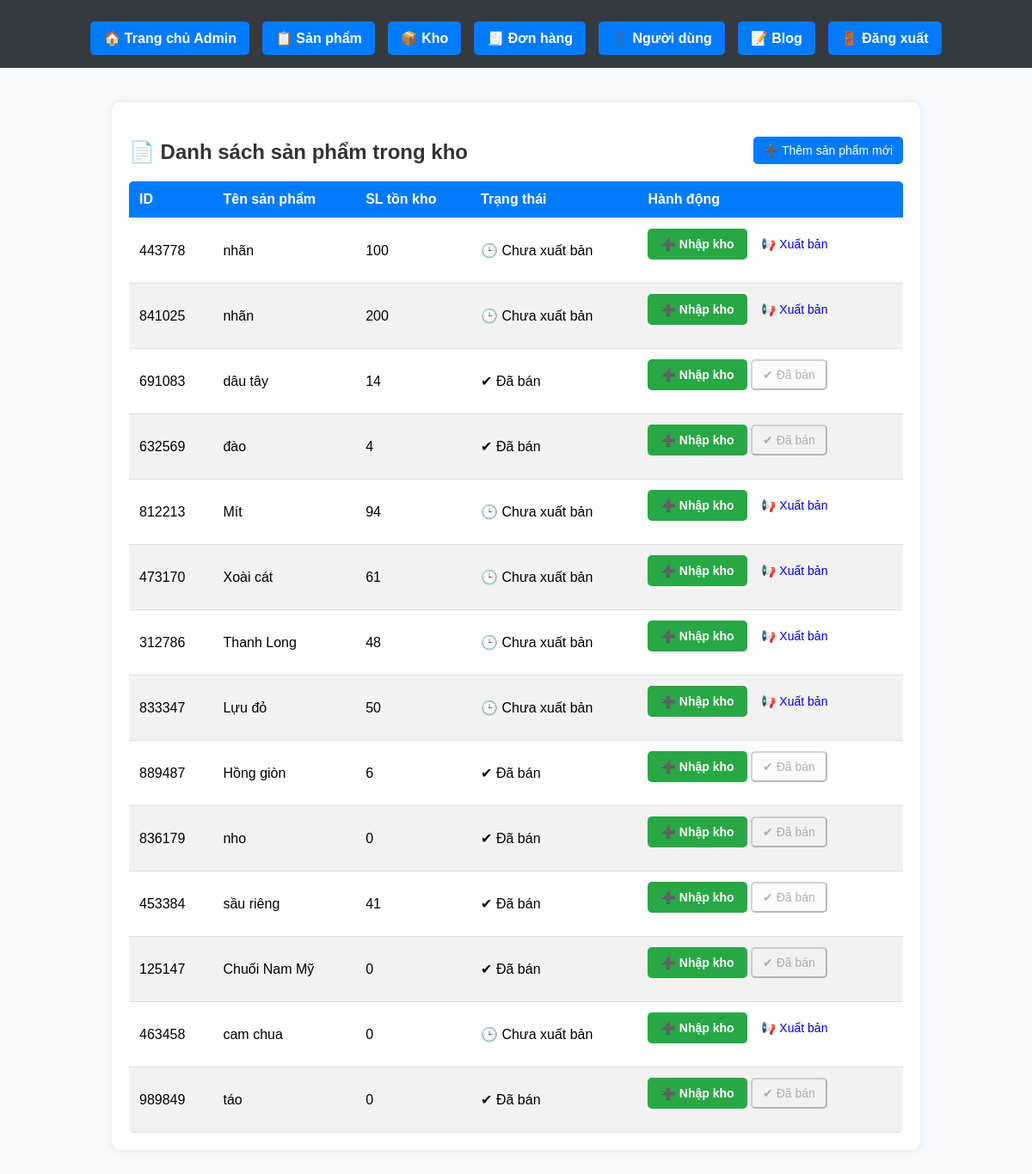
The app's page /admin/manage_inventory.php (signed in) with its own data.
### tables this page shows
CREATE TABLE `products` (
  `product_id` int(6) NOT NULL,
  `name` varchar(255) NOT NULL,
  `selling_price` decimal(10,2) DEFAULT NULL,
  `description` text DEFAULT NULL,
  `category` varchar(100) NOT NULL DEFAULT 'Chung',
  `discount` decimal(5,2) NOT NULL DEFAULT 0.00,
  `image_url` varchar(255) DEFAULT NULL,
  `created_at` timestamp NOT NULL DEFAULT current_timestamp(),
  `visibility` enum('public','private') DEFAULT 'public',
  `stock_quantity` int(11) DEFAULT 0,
  `unit` varchar(10) NOT NULL DEFAULT 'kg',
  `status` enum('selling','not_selling') DEFAULT 'not_selling'
);

### admin/manage_inventory.php (the view, shortened to what this page needs)
<?php
require_once __DIR__ . '/../database/db_connect.php';
?>
<!DOCTYPE html>
<html lang="vi">
<head>
    <link rel="stylesheet" href="../assets/css/admin.css">
</head>
<body>
<?php include_once __DIR__ . '/nav_admin.php'; ?>
<section>
    <div style="display: flex; justify-content: space-between; align-items: center;">
        <h3>📄 Danh sách sản phẩm trong kho</h3>
        <a class="btn btn-primary" href="add_new_product.php">➕ Thêm sản phẩm mới</a>
    </div>
    <?php
    $query = "SELECT product_id, name, stock_quantity, status FROM products ORDER BY created_at DESC";
    $result = $conn->query($query);
    if ($result && $result->num_rows > 0): ?>
        <table class="admin-table">
            <thead>
                <tr>
                    <th>ID</th>
                    <th>Tên sản phẩm</th>
                    <th>SL tồn kho</th>
                    <th>Trạng thái</th>
                    <th>Hành động</th>
                </tr>
            </thead>
            <tbody>
                <?php while ($row = $result->fetch_assoc()): ?>
                <tr>
                    <td><?= htmlspecialchars($row['product_id']) ?></td>
                    <td><?= htmlspecialchars($row['name']) ?></td>
                    <td><?= (int)$row['stock_quantity'] ?></td>
                    <td>
                        <?php if ($row['status'] === 'selling'): ?>
                            <span class="badge-success">✔ Đã bán</span>
                        <?php else: ?>
                            <span class="badge-warning">🕒 Chưa xuất bản</span>
                        <?php endif; ?>
                    </td>
                    <td>
                        <a class="btn btn-success" href="import_product.php?id=<?= $row['product_id'] ?>">➕ Nhập kho</a>
                        <?php if ($row['status'] === 'not_selling'): ?>
                            <a class="btn btn-info" href="publish_product.php?id=<?= $row['product_id'] ?>">📢 Xuất bản</a>
                        <?php else: ?>
                            <button class="btn btn-secondary" disabled>✔ Đã bán</button>
                        <?php endif; ?>
                    </td>
                </tr>
                <?php endwhile; ?>
            </tbody>
        </table>
    <?php else: ?>
        <p class="error-message">❌ Không có sản phẩm nào!</p>
    <?php endif; ?>
</section>
</body>
</html>

### assets/css/admin.css (style rules this page uses)
body { font-family: Arial, sans-serif; background-color: #f8f9fa; margin: 0; padding: 0; }
section { max-width: 900px; margin: 40px auto; padding: 20px; background: white; border-radius: 10px; box-shadow: 0 0 10px rgba(0, 0, 0, 0.1); }
h3 { text-align: center; color: #333; font-size: 24px; font-weight: bold; margin-bottom: 20px; }
.admin-table { width: 100%; border-collapse: collapse; background: #fff; border-radius: 5px; overflow: hidden; }
.admin-table th, .admin-table td { padding: 12px; text-align: left; border-bottom: 1px solid #ddd; }
.admin-table th { background: #007bff; color: #fff; }
.admin-table tr:nth-child(even) { background: #f2f2f2; }
.btn { text-decoration: none; padding: 8px 12px; border-radius: 5px; font-size: 14px; display: inline-block; text-align: center; }
.btn-primary { background: #007bff; color: white; }
.btn-success { display: inline-block; padding: 10px 15px; background: #28a745; color: white; text-decoration: none; border-radius: 5px; margin-bottom: 15px; font-weight: bold; }

### records on screen
products: product_id "443778", name "nhãn", stock_quantity "100", status "🕒 Chưa xuất bản"
products: product_id "841025", name "nhãn", stock_quantity "200", status "🕒 Chưa xuất bản"
products: product_id "691083", name "dâu tây", stock_quantity "14", status "✔ Đã bán"
products: product_id "632569", name "đào", stock_quantity "4", status "✔ Đã bán"
products: product_id "812213", name "Mít", stock_quantity "94", status "🕒 Chưa xuất bản"
products: product_id "473170", name "Xoài cát", stock_quantity "61", status "🕒 Chưa xuất bản"
products: product_id "312786", name "Thanh Long", stock_quantity "48", status "🕒 Chưa xuất bản"
products: product_id "833347", name "Lựu đỏ", stock_quantity "50", status "🕒 Chưa xuất bản"
products: product_id "889487", name "Hồng giòn", stock_quantity "6", status "✔ Đã bán"
products: product_id "836179", name "nho", stock_quantity "0", status "✔ Đã bán"
products: product_id "453384", name "sầu riêng", stock_quantity "41", status "✔ Đã bán"
products: product_id "125147", name "Chuối Nam Mỹ", stock_quantity "0", status "✔ Đã bán"
products: product_id "463458", name "cam chua", stock_quantity "0", status "🕒 Chưa xuất bản"
products: product_id "989849", name "táo", stock_quantity "0", status "✔ Đã bán"
